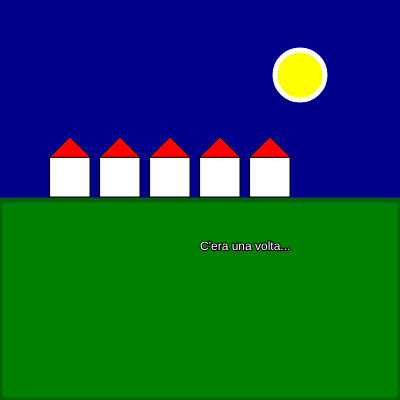
Frame 1 (no input)
Frame 60 (no input): identical to frame 1, image omitted
Frame 120 (the mouse pressed at the canvas centre since frame 60): identical to frame 1, image omitted

The p5.js sketch that drew this single still picture (run headless with seeded random() and noise() and a simulated clock; from frame 60 on, the mouse is pressed at the canvas centre):

// p5.js sketch
// ── sketch.js
let xsize = 400;
let ysize = 400;

function setup() {
  createCanvas(xsize, ysize);
}

function draw() {
  background("darkblue");
  
  // Disegno della luna
  fill("yellow");
  stroke("white");
  strokeWeight(5);
  circle(300, 75, 50);
  
  // Disegno della parte inferiore verde
  fill("green");
  stroke("darkgreen");
  strokeWeight(5);
  rect(0, 200, 400, 200);
  
  // Testo aggiunto
  fill("white");
  stroke(0);
  strokeWeight(2);
  text("C'era una volta...", 200, 250);

  // Disegno delle casette
  let casaX = 50; 
  let casaY = 157;
  let casaSize = 40; 

  for (let i = 0; i < 5; i++) {
    // Disegno del quadrato della casa
    fill("white");
    stroke("black");
    strokeWeight(1);
    rect(casaX + i * 50, casaY, casaSize, casaSize);
    
    // Disegno del triangolo della casa
    fill("red");
    stroke("black");
    strokeWeight(1);
    triangle(casaX + i * 50, casaY, 
             casaX + i * 50 + casaSize / 2, casaY - casaSize / 2, 
             casaX + i * 50 + casaSize, casaY);
  }
}
